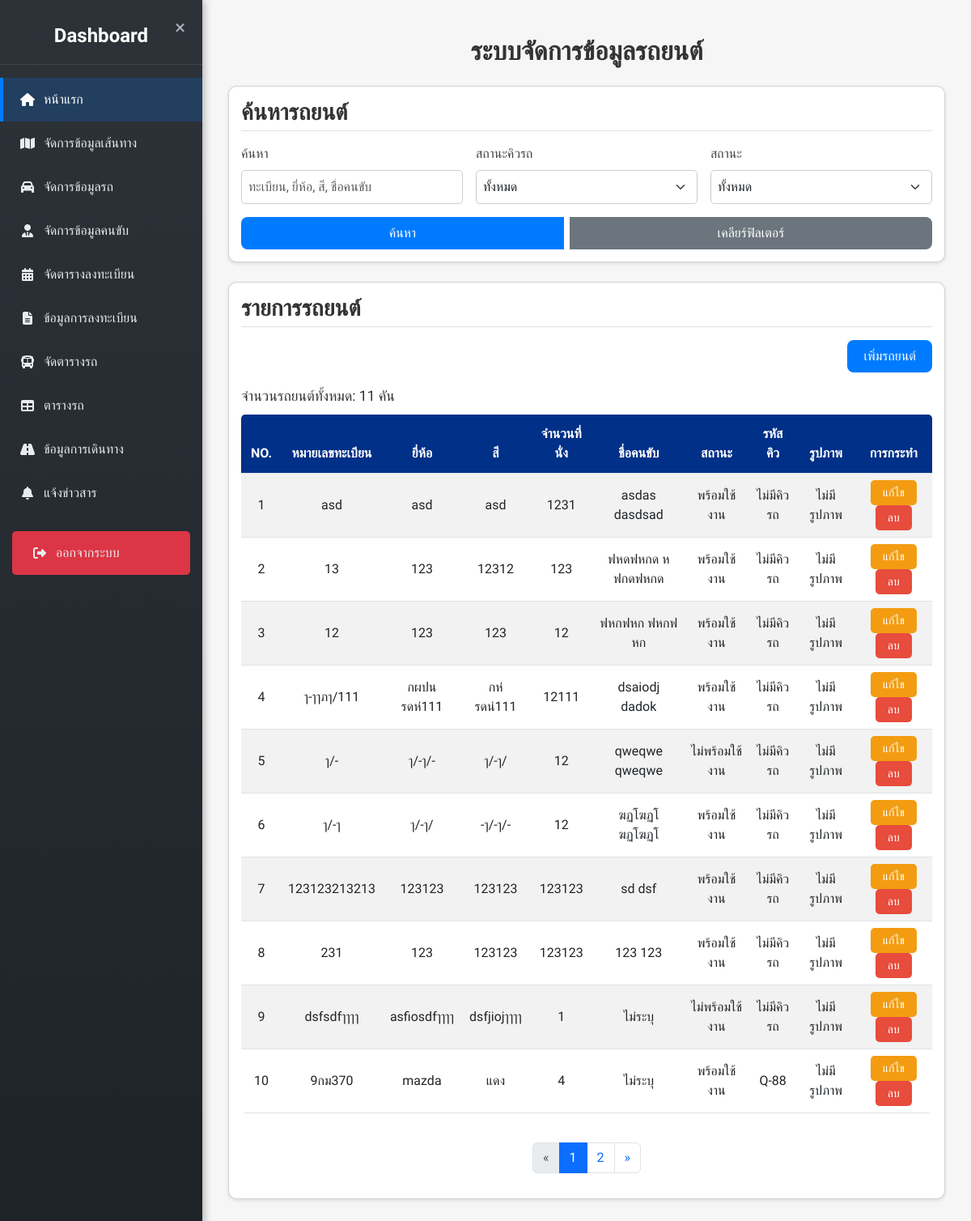
The app's page /admin/car.php, older data.
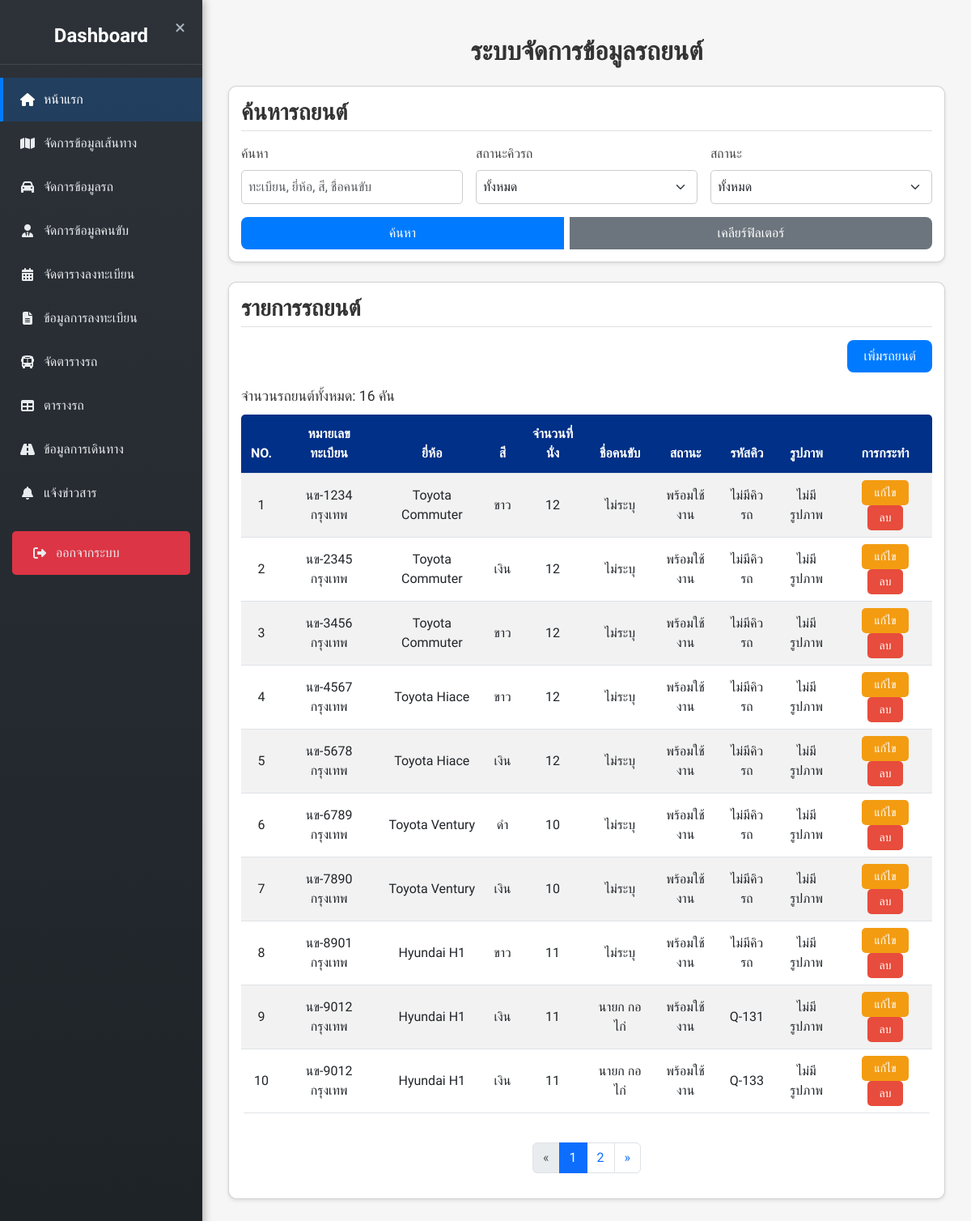
The same page, newer data.
### tables this page shows
CREATE TABLE `car` (
  `car_id` int(11) NOT NULL,
  `car_license` varchar(50) NOT NULL,
  `car_brand` varchar(100) NOT NULL,
  `car_color` varchar(50) DEFAULT NULL,
  `car_seat` int(11) NOT NULL,
  `car_status` enum('available','unavailable') DEFAULT 'available',
  `car_image` varchar(255) DEFAULT NULL,
  `driver_id` varchar(255) DEFAULT NULL
);

CREATE TABLE `queue` (
  `queue_id` int(11) NOT NULL,
  `province_id` int(11) NOT NULL,
  `amphur_id` int(11) NOT NULL,
  `location` varchar(255) NOT NULL,
  `car_id` int(11) NOT NULL,
  `created_at` timestamp NOT NULL DEFAULT current_timestamp(),
  `year` varchar(255) DEFAULT NULL,
  `status_car` enum('ว่าง','กำลังไป','ถึงจุดรับ','ออกเดินทาง','ถึงที่หมาย','กำลังกลับ','ปิดงาน','ฉุกเฉิน') DEFAULT 'ว่าง',
  `queue_date` date DEFAULT NULL
);

### admin/car.php (the view, shortened to what the changed rows need)
<?php
include('config/condb.php');
$totalRows = 0;
$totalPages = 0;
$cars = [];
$searchQuery = "";
$limit = 10;
$page = isset($_GET['page']) ? (int)$_GET['page'] : 1;
$offset = ($page - 1) * $limit;
try {
    $countStmt = $conn->prepare("SELECT COUNT(*) FROM car c
                                 LEFT JOIN driver d ON c.driver_id = d.driver_id
                                 LEFT JOIN queue q ON c.car_id = q.car_id
                                 $searchQuery");
    $countStmt->execute();
    $totalRows = $countStmt->fetchColumn();
    $totalPages = ceil($totalRows / $limit);
} catch (PDOException $e) {
    $_SESSION['error'] = "เกิดข้อผิดพลาดในการนับข้อมูล: " . $e->getMessage();
}
try {
    $sql = "SELECT c.*,
            CONCAT(d.driver_name, ' ', d.driver_lastname) AS driver_fullname,
            q.queue_id AS queue_status
            FROM car c
            LEFT JOIN driver d ON c.driver_id = d.driver_id
            LEFT JOIN queue q ON c.car_id = q.car_id
            $searchQuery
            LIMIT :limit OFFSET :offset";
    $stmt = $conn->prepare($sql);
    $stmt->bindValue(':limit', $limit, PDO::PARAM_INT);
    $stmt->bindValue(':offset', $offset, PDO::PARAM_INT);
    $stmt->execute();
    $cars = $stmt->fetchAll(PDO::FETCH_ASSOC);
} catch (PDOException $e) {
    $_SESSION['error'] = "เกิดข้อผิดพลาดในการดึงข้อมูล: " . $e->getMessage();
}
?>
<!DOCTYPE html>
<html lang="th">
<head>
    <link href="https://cdn.jsdelivr.net/npm/bootstrap@5.3.0-alpha1/dist/css/bootstrap.min.css" rel="stylesheet">
    <link rel="stylesheet" href="style.css">
</head>
<body>
    <?php include('sidebar.php'); ?>
    <div class="content" id="content">
        <div class="container mt-4">
            <h2 class="text-center mb-4" style="color: #333; font-weight: 600;">ระบบจัดการข้อมูลรถยนต์</h2>
            <div class="card mb-4">
                <h3 class="mb-3">รายการรถยนต์</h3>
                <div class="text-end mb-3">
                    <button type="button" class="btn btn-primary" data-bs-toggle="modal" data-bs-target="#addCarModal">เพิ่มรถยนต์</button>
                </div>
                <div class="total-count">จำนวนรถยนต์ทั้งหมด: <?php echo $totalRows; ?> คัน</div>
                <div class="table-responsive">
                    <table class="table table-striped">
                        <thead>
                            <tr>
                                <th>NO.</th>
                                <th>หมายเลขทะเบียน</th>
                                <th>ยี่ห้อ</th>
                                <th>สี</th>
                                <th>จำนวนที่นั่ง</th>
                                <th>ชื่อคนขับ</th>
                                <th>สถานะ</th>
                                <th>รหัสคิว</th>
                                <th>รูปภาพ</th>
                                <th>การกระทำ</th>
                            </tr>
                        </thead>
                        <tbody>
                            <?php
                            $index = ($page - 1) * $limit + 1;
                            foreach ($cars as $car) { ?>
                                <tr>
                                    <td><?php echo $index++; ?></td>
                                    <td><?php echo $car['car_license']; ?></td>
                                    <td><?php echo $car['car_brand']; ?></td>
                                    <td><?php echo $car['car_color']; ?></td>
                                    <td><?php echo $car['car_seat']; ?></td>
                                    <td><?php echo $car['driver_fullname'] ?: 'ไม่ระบุ'; ?></td>
                                    <td><?php echo $car['car_status'] == 'available' ? 'พร้อมใช้งาน' : 'ไม่พร้อมใช้งาน'; ?></td>
                                    <td><?php echo $car['queue_status'] ? 'Q-' . $car['queue_status'] : 'ไม่มีคิวรถ'; ?></td>
                                    <td>
                                        <?php if (!empty($car['car_image']) && file_exists("uploads/cars/" . $car['car_image'])) { ?>
                                            <img src="uploads/cars/<?php echo $car['car_image']; ?>"
                                                 alt="Car Image"
                                                 class="car-image clickable"
                                                 style="max-width: 100px; max-height: 100px; object-fit: cover; cursor: pointer;"
                                                 data-bs-toggle="modal"
                                                 data-bs-target="#imageModal"
                                                 data-image="uploads/cars/<?php echo $car['car_image']; ?>">
                                        <?php } else { ?>
                                            ไม่มีรูปภาพ
                                        <?php } ?>
                                    </td>
                                    <td>
                                        <button type="button" class="btn btn-warning btn-sm edit-btn"
                                                data-car_id="<?php echo $car['car_id']; ?>"
                                                data-car_license="<?php echo $car['car_license']; ?>"
                                                data-car_brand="<?php echo $car['car_brand']; ?>"
                                                data-car_color="<?php echo $car['car_color']; ?>"
                                                data-car_seat="<?php echo $car['car_seat']; ?>"
                                                data-car_status="<?php echo $car['car_status']; ?>"
                                                data-driver_id="<?php echo $car['driver_id']; ?>"
                                                data-car_image="<?php echo $car['car_image']; ?>">แก้ไข</button>
                                        <button type="button" class="btn btn-danger btn-sm delete-btn"
                                                data-delete_id="<?php echo $car['car_id']; ?>">ลบ</button>
                                    </td>
                                </tr>
                            <?php } ?>
                        </tbody>
                    </table>
                </div>
                <?php if ($totalPages > 1) { ?>
                    <nav aria-label="Page navigation">
                        <ul class="pagination">
                            <?php for ($i = 1; $i <= $totalPages; $i++) { ?>
                                <li class="page-item <?php echo $page == $i ? 'active' : ''; ?>">
                                    <a class="page-link" href="?page=<?php echo $i; ?>"><?php echo $i; ?></a>
                                </li>
                            <?php } ?>
                        </ul>
                    </nav>
                <?php } ?>
            </div>
        </div>
    </div>
</body>
</html>

Row changes from the older to the newer data that the page shows:
removed car: car_license "asd", car_brand "asd", car_color "asd", car_seat "1231", driver_fullname "asdas dasdsad", car_status "พร้อมใช้งาน", shows "ไม่มีคิวรถ", car_image "ไม่มีรูปภาพ"
removed car: car_license "13", car_brand "123", car_color "12312", car_seat "123", driver_fullname "ฟหดฟหกด หฟกดฟหกด", car_status "พร้อมใช้งาน", shows "ไม่มีคิวรถ", car_image "ไม่มีรูปภาพ"
removed car: car_license "12", car_brand "123", car_color "123", car_seat "12", driver_fullname "ฟหกฟหก ฟหกฟหก", car_status "พร้อมใช้งาน", shows "ไม่มีคิวรถ", car_image "ไม่มีรูปภาพ"
removed car: car_license "ๅ-ๅๅภๅ/111", car_brand "กผปนรดห่111", car_color "กห่รดน่111", car_seat "12111", driver_fullname "dsaiodj dadok", car_status "พร้อมใช้งาน", shows "ไม่มีคิวรถ", car_image "ไม่มีรูปภาพ"
removed car: car_license "ๅ/-", car_brand "ๅ/-ๅ/-", car_color "ๅ/-ๅ/", car_seat "12", driver_fullname "qweqwe qweqwe", car_status "ไม่พร้อมใช้งาน", shows "ไม่มีคิวรถ", shows "ไม่มีรูปภาพ"
removed car: car_license "ๅ/-ๅ", car_brand "ๅ/-ๅ/", car_color "-ๅ/-ๅ/-", car_seat "12", driver_fullname "ฆฏโฆฏโ ฆฏโฆฏโ", car_status "พร้อมใช้งาน", shows "ไม่มีคิวรถ", car_image "ไม่มีรูปภาพ"
removed car: car_license "123123213213", car_brand "123123", car_color "123123", car_seat "123123", driver_fullname "sd dsf", car_status "พร้อมใช้งาน", shows "ไม่มีคิวรถ", shows "ไม่มีรูปภาพ"
removed car: car_license "231", car_brand "123", car_color "123123", car_seat "123123", driver_fullname "123 123", car_status "พร้อมใช้งาน", shows "ไม่มีคิวรถ", shows "ไม่มีรูปภาพ"
removed car: car_license "dsfsdfๅๅๅๅ", car_brand "asfiosdfๅๅๅๅ", car_color "dsfjiojๅๅๅๅ", car_seat "1", driver_fullname "ไม่ระบุ", car_status "ไม่พร้อมใช้งาน", shows "ไม่มีคิวรถ", car_image "ไม่มีรูปภาพ"
removed queue: car.car_license "9กม370", car.car_brand "mazda", car.car_color "แดง", car.car_seat "4", driver_fullname "ไม่ระบุ", shows "พร้อมใช้งาน", queue_id "88"
added car: car_license "นข-1234 กรุงเทพ", car_brand "Toyota Commuter", car_color "ขาว", car_seat "12", driver_fullname "ไม่ระบุ", car_status "พร้อมใช้งาน", shows "ไม่มีคิวรถ", shows "ไม่มีรูปภาพ"
added car: car_license "นข-2345 กรุงเทพ", car_brand "Toyota Commuter", car_color "เงิน", car_seat "12", driver_fullname "ไม่ระบุ", car_status "พร้อมใช้งาน", shows "ไม่มีคิวรถ", shows "ไม่มีรูปภาพ"
added car: car_license "นข-3456 กรุงเทพ", car_brand "Toyota Commuter", car_color "ขาว", car_seat "12", driver_fullname "ไม่ระบุ", car_status "พร้อมใช้งาน", shows "ไม่มีคิวรถ", shows "ไม่มีรูปภาพ"
added car: car_license "นข-4567 กรุงเทพ", car_brand "Toyota Hiace", car_color "ขาว", car_seat "12", driver_fullname "ไม่ระบุ", car_status "พร้อมใช้งาน", shows "ไม่มีคิวรถ", shows "ไม่มีรูปภาพ"
added car: car_license "นข-5678 กรุงเทพ", car_brand "Toyota Hiace", car_color "เงิน", car_seat "12", driver_fullname "ไม่ระบุ", car_status "พร้อมใช้งาน", shows "ไม่มีคิวรถ", shows "ไม่มีรูปภาพ"
added car: car_license "นข-6789 กรุงเทพ", car_brand "Toyota Ventury", car_color "ดำ", car_seat "10", driver_fullname "ไม่ระบุ", car_status "พร้อมใช้งาน", shows "ไม่มีคิวรถ", shows "ไม่มีรูปภาพ"
added car: car_license "นข-7890 กรุงเทพ", car_brand "Toyota Ventury", car_color "เงิน", car_seat "10", driver_fullname "ไม่ระบุ", car_status "พร้อมใช้งาน", shows "ไม่มีคิวรถ", shows "ไม่มีรูปภาพ"
added car: car_license "นข-8901 กรุงเทพ", car_brand "Hyundai H1", car_color "ขาว", car_seat "11", driver_fullname "ไม่ระบุ", car_status "พร้อมใช้งาน", shows "ไม่มีคิวรถ", car_image "ไม่มีรูปภาพ"
added queue: car.car_license "นข-9012 กรุงเทพ", car.car_brand "Hyundai H1", car.car_color "เงิน", car.car_seat "11", driver_fullname "นายก กอไก่", shows "พร้อมใช้งาน", queue_id "131"
added queue: car.car_license "นข-9012 กรุงเทพ", car.car_brand "Hyundai H1", car.car_color "เงิน", car.car_seat "11", driver_fullname "นายก กอไก่", shows "พร้อมใช้งาน", queue_id "133"
Text that changed along with them:
$totalRows: "11" → "16"
